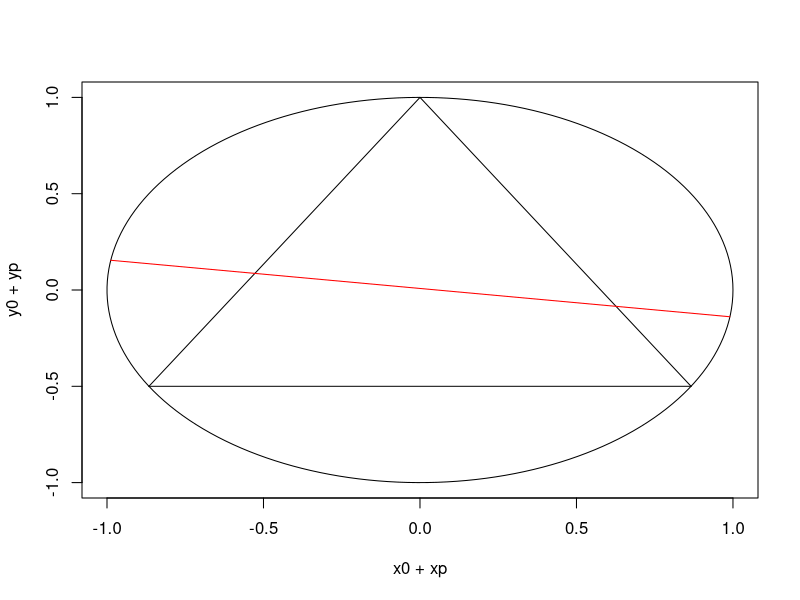

Write R code to recreate this figure.
#bertrand's paradox plot

library(tidyverse)
library(ggplot2)
library(ggforce)
theme_set(theme_void())

r=1; #radius of circle
x0=0; y0=0; #centre of circle

#circle points
k=seq(0,2*pi,len=200);
xp=r*cos(k);
yp=r*sin(k);

#plotting the circle
plot(x0+xp,y0+yp,type="l", col='black');

#angles of equilateral triangles
thetaTri1=2*pi;
thetaTri2=thetaTri1+2*pi/3;
thetaTri3=thetaTri1-2*pi/3;

#points for equilateral triangle
xTri1=x0+r*sin(thetaTri1);yTri1=x0+r*cos(thetaTri1);
xTri2=x0+r*sin(thetaTri2);yTri2=x0+r*cos(thetaTri2);
xTri3=x0+r*sin(thetaTri3);yTri3=x0+r*cos(thetaTri3);

#plotting the equilateral triangle
lines(c(xTri1,xTri2),c(yTri1,yTri2));
lines(c(xTri2,xTri3),c(yTri2,yTri3));
lines(c(xTri3,xTri1),c(yTri3,yTri1));

#angles of chords 
thetaChord1=2*pi*runif(1);
thetaChord2=2*pi*runif(1);

#points chord
xChord1=x0+r*cos(thetaChord1);yChord1=x0+r*sin(thetaChord1);
xChord2=x0+r*cos(thetaChord2);yChord2=x0+r*sin(thetaChord2);

#plotting the chord
lines(c(xChord1,xChord2),c(yChord1,yChord2),col='red');